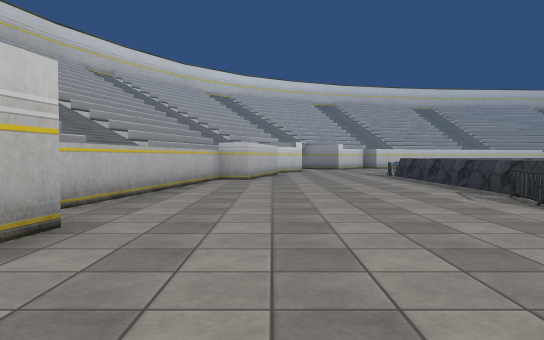
View 1 (above)

21 first-person views from a walk through a scene from a Unity 3-D project. The camera is 1.2 m above the floor, tilts 2° down and sees 70° across. The floor is counted in squares, 2 m on a side. Each view is taken from the middle of a square. On the plan, view 1 faces up. The plan holds only what a view shows up to about 11 squares ahead; the rest is blank. The place goes on beyond the plan. Some surface patterns are stand-ins.

View 2
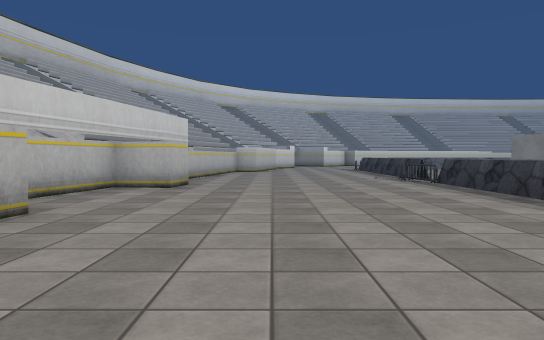

View 3
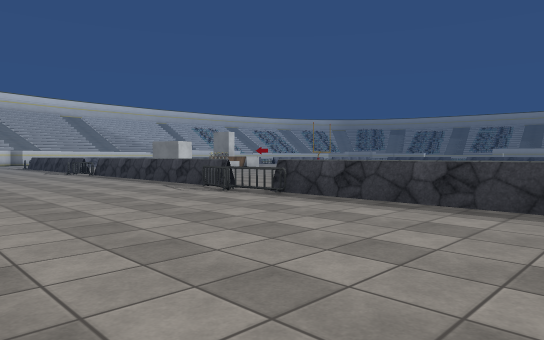

View 4
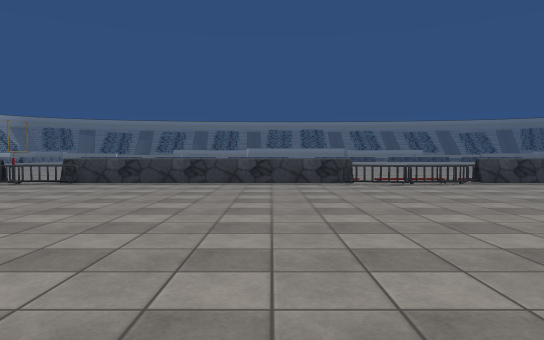

View 5
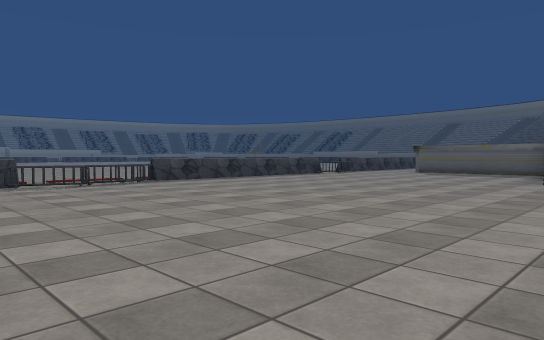

View 6
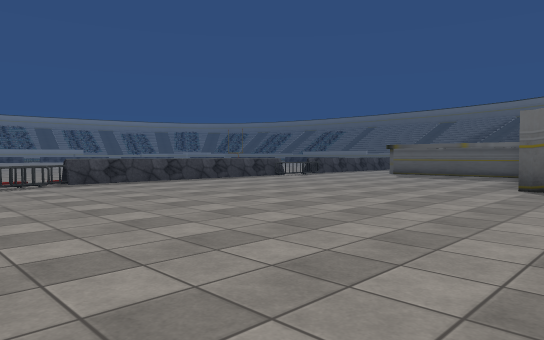

View 7
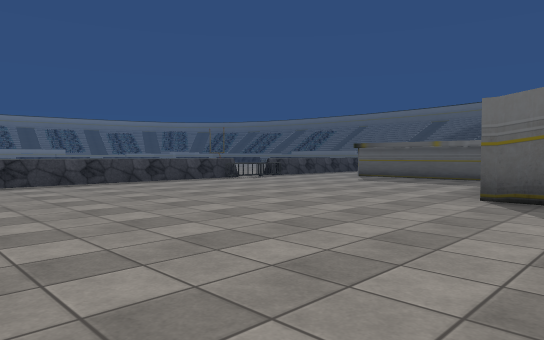

View 8
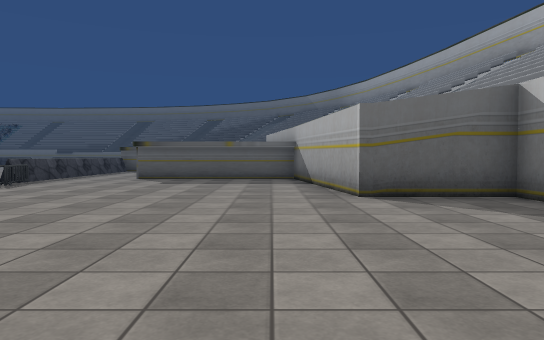

View 9
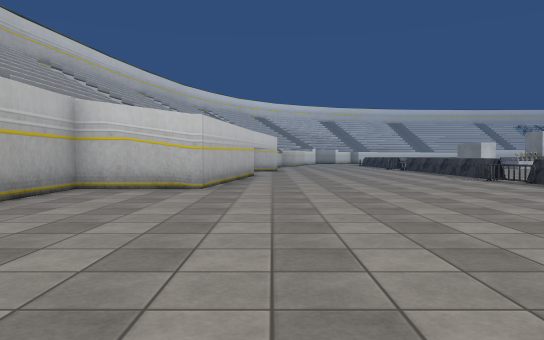

View 10
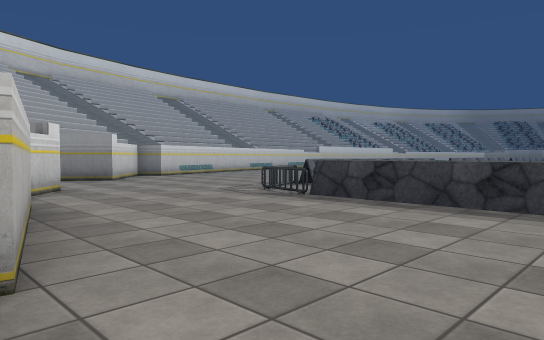

View 11
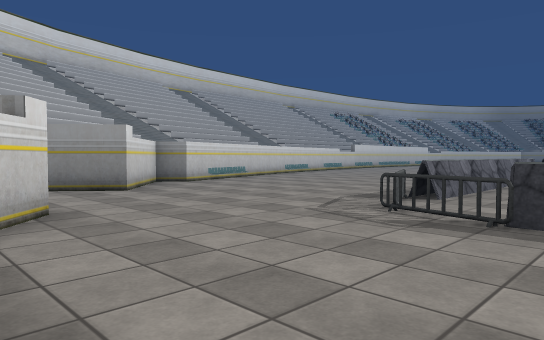

View 12
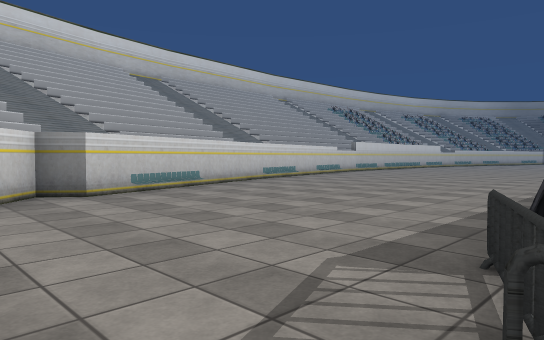

View 13
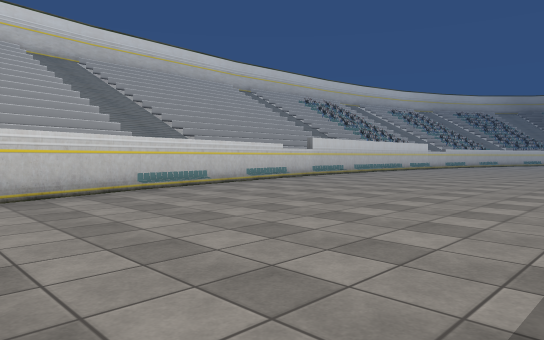

View 14
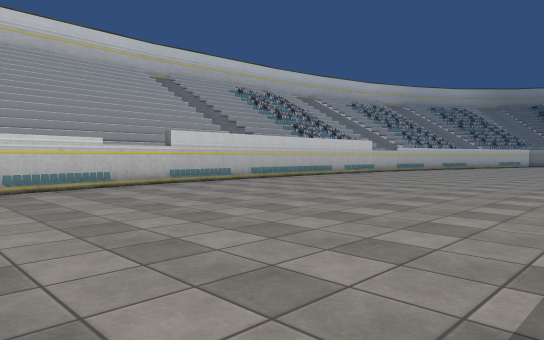

View 15
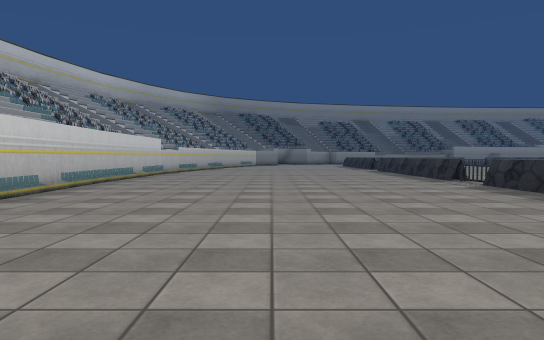

View 16
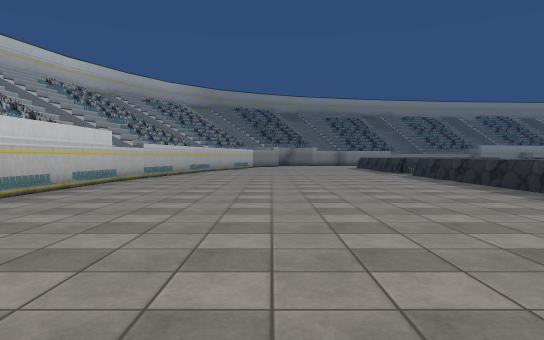

View 17
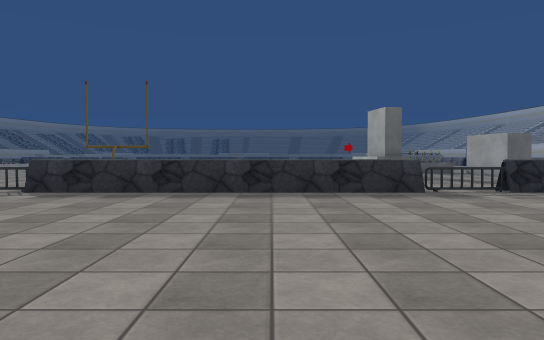

View 18
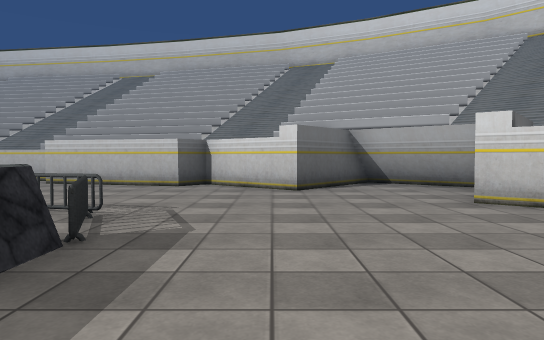

View 19
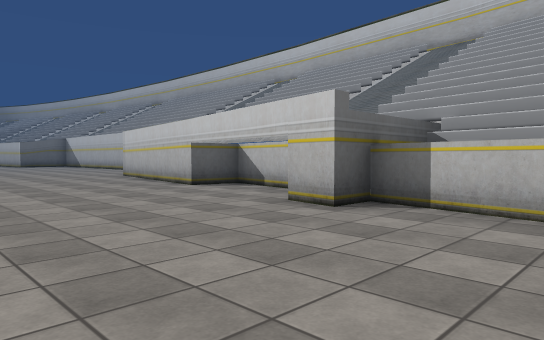

View 20
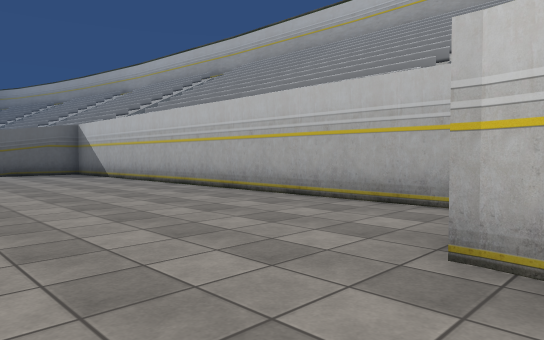

View 21
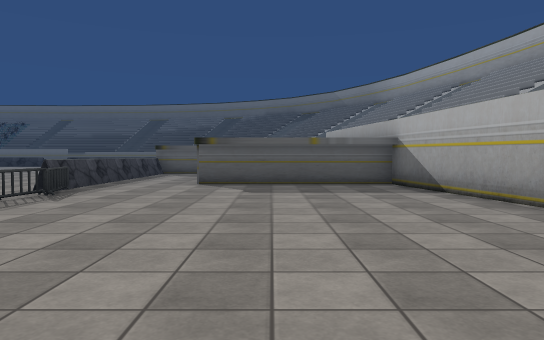

### Floor plan
Key: @ floor where view 1 was taken; # wall or solid block; x gap in a wall; . floor; = window, fence, low wall or low ledge; ^ raised ledge; F fence; B block.
Columns run from 6 left of view 1 to 27 right of it. Each row starts with its distance up from view 1.
 24                        #
 23                        ^
 22             ^^     #^^^##########^
 21                ^#^^...............
 20            ^^^^...................
 19       ######......................
 18      ##..#........................
 17      #............................
 16      ###..........................
 15       #...........................
 14       ^...........................
 13       ^...FF======xF======#F======
 12       ^...x..    ...       ..
 11     #^....=      ..
 10     ^#....=     ...
  9    #^.....=     ..^B
  8    ^^.....=        B
  7    ^^.....=
  6    ^^.....#
  5   ^ #....Fx
  4   ^^......F
  3   ###.....=
  2   # ......=
  1   # ......=
  0   #...@...=
 -1   ##......=
 -2    #......#..
 -3    #.....Fx..
 -4   ##......F
 -5 ###.......#
 -6 #.........=
 -7 #.........=
 -8 #.........=
 -9 #.........=
-10 #.........=
-11 #.........x..
-12 #........F....
-13 #........FF...
-14 #.........x ..
-15 #.........=
-16 #.........=
-17 #.........=
-18 #.........=
-19 ###.......=
-20   ##......#
-21    #......F
-22    #......F.
-23    #......=..
-24    #####..=
-25         ..=
-26         ..=

Positions as (right, up) in squares from view 1, and headings:
1: (0, 0), facing up
2: (0, -5), facing up
3: (-1, -9), facing up-right
4: (-5, -9), facing right
5: (-5, -9), facing down-right
6: (-5, -11), facing down-right
7: (-5, -13), facing down-right
8: (-2, -13), facing down
9: (-2, -13), facing up
10: (-1, 8), facing up-right
11: (0, 11), facing up-right
12: (3, 13), facing up-right
13: (7, 14), facing up-right
14: (12, 14), facing up-right
15: (12, 18), facing right
16: (16, 18), facing right
17: (16, 20), facing down
18: (8, 15), facing left
19: (2, 6), facing down-left
20: (-1, -5), facing down-left
21: (0, -15), facing down
